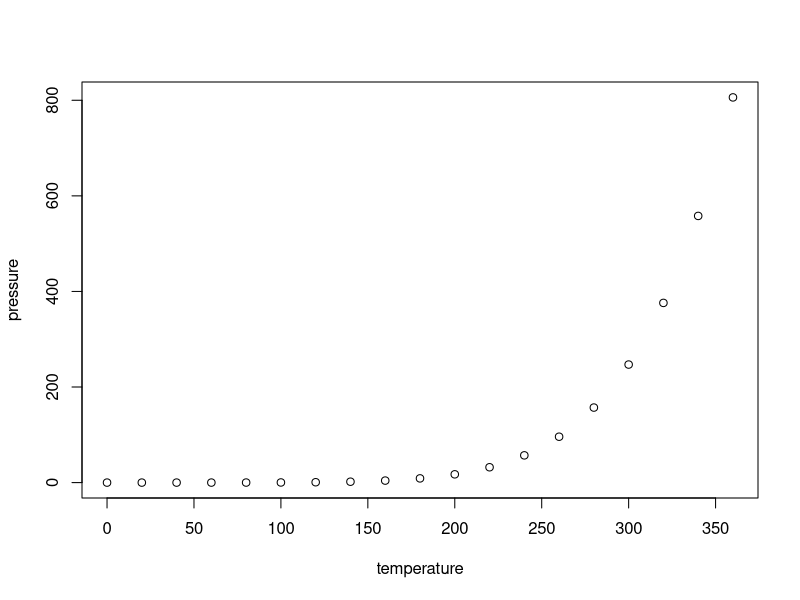
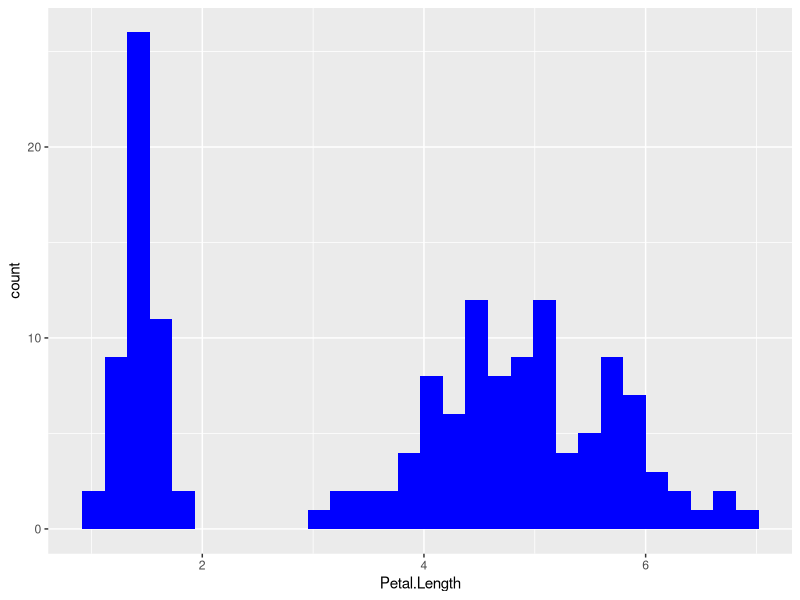

Reproduce these figures in R, in order.
## ---- chunk 1
knitr::opts_chunk$set(echo = TRUE)
library(tidyverse)
## ---- chunk 2
ggplot(iris, aes(x = Petal.Length)) +
  geom_histogram(fill = "blue") -> myplot

ggsave("practice_plot.png", myplot)
## ---- chunk 3
plot(pressure)
